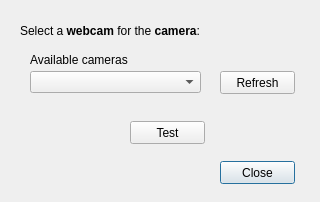
<?xml version="1.0" encoding="UTF-8"?>
<ui version="4.0">
 <class>dlg_webcam_selector</class>
 <widget class="QDialog" name="dlg_webcam_selector">
  <property name="geometry">
   <rect>
    <x>0</x>
    <y>0</y>
    <width>320</width>
    <height>202</height>
   </rect>
  </property>
  <property name="windowTitle">
   <string>Webcam Selection</string>
  </property>
  <widget class="QPushButton" name="btn_close">
   <property name="geometry">
    <rect>
     <x>220</x>
     <y>161</y>
     <width>75</width>
     <height>23</height>
    </rect>
   </property>
   <property name="text">
    <string>Close</string>
   </property>
  </widget>
  <widget class="QLabel" name="lbl_webcam_selection">
   <property name="geometry">
    <rect>
     <x>20</x>
     <y>21</y>
     <width>201</width>
     <height>20</height>
    </rect>
   </property>
   <property name="text">
    <string>&lt;html&gt;&lt;head/&gt;&lt;body&gt;&lt;p&gt;Select a &lt;span style=&quot; font-weight:600;&quot;&gt;webcam&lt;/span&gt; for the &lt;span style=&quot; font-weight:600;&quot;&gt;camera&lt;/span&gt;:&lt;/p&gt;&lt;/body&gt;&lt;/html&gt;</string>
   </property>
  </widget>
  <widget class="QPushButton" name="btn_refresh_camera">
   <property name="geometry">
    <rect>
     <x>220</x>
     <y>71</y>
     <width>75</width>
     <height>23</height>
    </rect>
   </property>
   <property name="text">
    <string>Refresh</string>
   </property>
  </widget>
  <widget class="QPushButton" name="btn_test_webcam">
   <property name="geometry">
    <rect>
     <x>130</x>
     <y>121</y>
     <width>75</width>
     <height>23</height>
    </rect>
   </property>
   <property name="text">
    <string>Test</string>
   </property>
  </widget>
  <widget class="QComboBox" name="cbb_camera_list">
   <property name="geometry">
    <rect>
     <x>30</x>
     <y>71</y>
     <width>171</width>
     <height>22</height>
    </rect>
   </property>
   <property name="currentText">
    <string/>
   </property>
  </widget>
  <widget class="QLabel" name="lbl_available_camera">
   <property name="geometry">
    <rect>
     <x>30</x>
     <y>50</y>
     <width>111</width>
     <height>21</height>
    </rect>
   </property>
   <property name="text">
    <string>&lt;html&gt;&lt;head/&gt;&lt;body&gt;&lt;p&gt;Available cameras&lt;/p&gt;&lt;/body&gt;&lt;/html&gt;</string>
   </property>
  </widget>
 </widget>
 <resources/>
 <connections/>
</ui>
